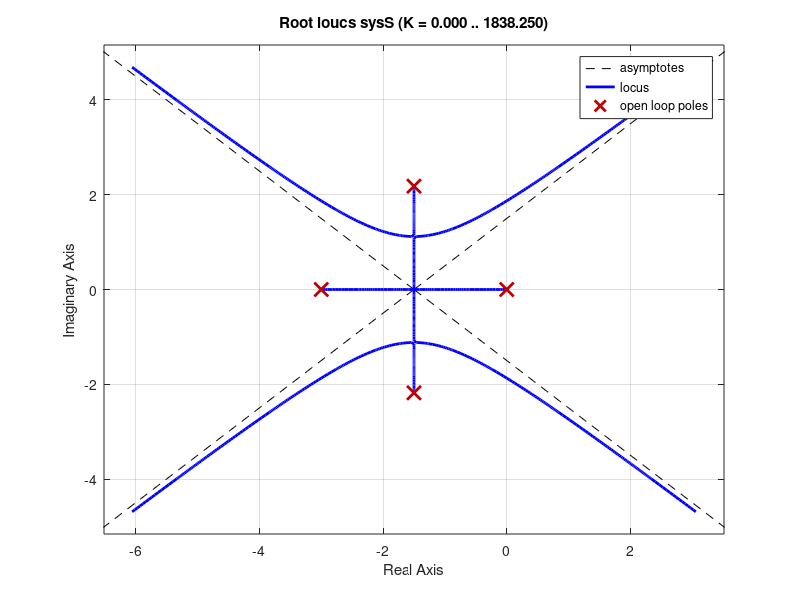

MATLAB code to generate this figure:
% ==============================
%
% Automatic Control Homework
% 12nd_Week
% No. 4 - c
%
% ==============================
clear;
clc;
% Define transfer function
s = tf('s');
% Subtitute L(s)
sysS = 1/(s*(s+3)*(s^2+3*s+7));
% Plot Root Locus
rlocus(sysS)